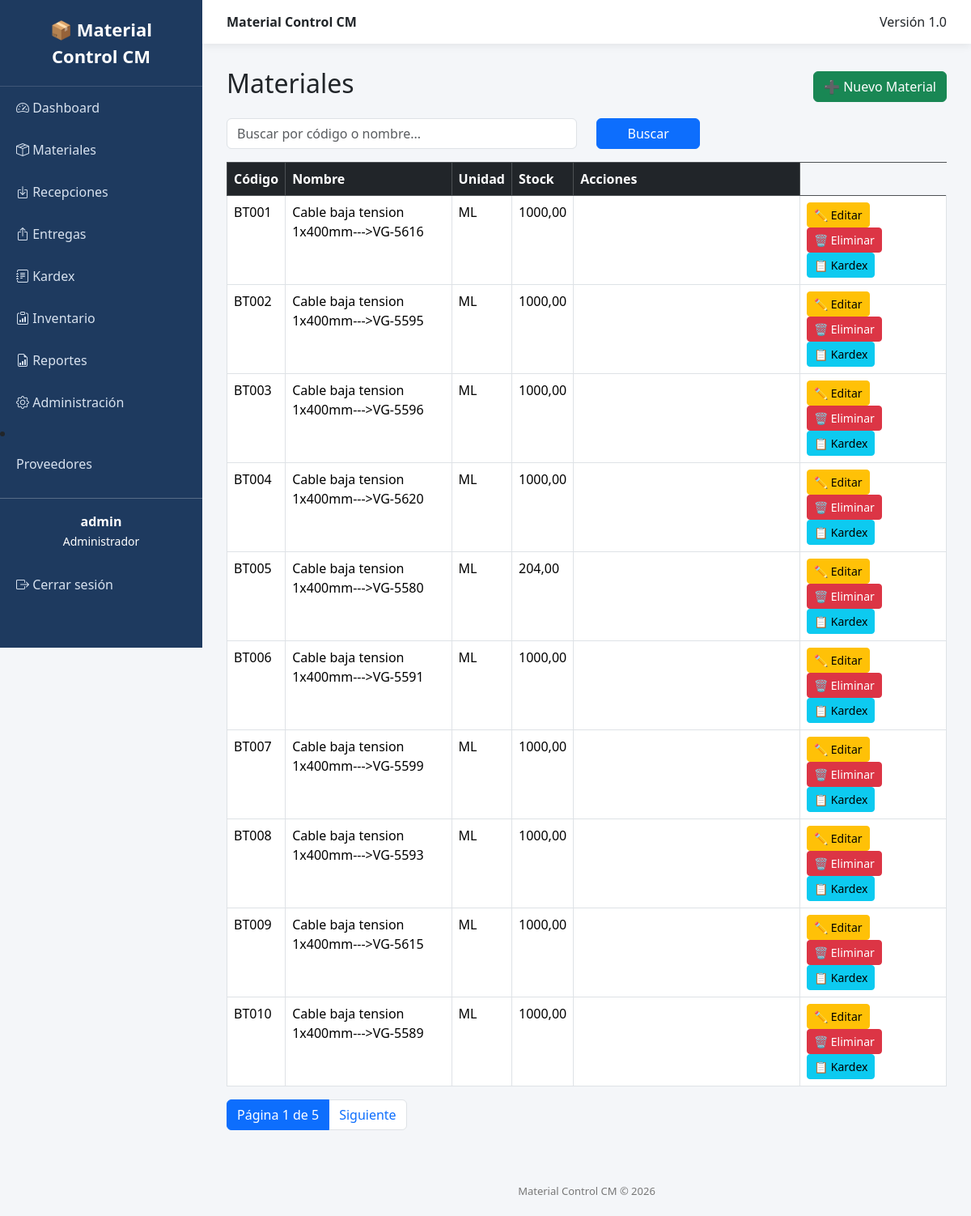
The app's page /materials/ (signed in) with its own data.
### materials/models.py (models this page shows, shortened)
class Material(models.Model):
    codigo = models.CharField(max_length=30, unique=True)
    nombre = models.CharField(max_length=200)
    unidad = models.CharField(max_length=20)
    stock = models.DecimalField(max_digits=12, decimal_places=2, default=0)
    activo = models.BooleanField(default=True)

### materials/views.py (the view)
# urls.py: path("", views.material_list, name="material_list"),
@almacen_required
def material_list(request):
    ...
    buscar = request.GET.get("buscar", "")
    materiales = Material.objects.filter(activo=True)
    if buscar:
        materiales = materiales.filter(
            Q(codigo__icontains=buscar) |
            Q(nombre__icontains=buscar)
        )
    paginator = Paginator(materiales.order_by("codigo"), 10)
    page = request.GET.get("page")
    materiales = paginator.get_page(page)
    return render(
        request,
        "materials/list.html",
        {
            "materiales": materiales,
            "buscar": buscar,
        },
    )

### templates/materials/list.html (shortened to what this page needs)
{% extends "base.html" %}
{% block content %}
<div class="d-flex justify-content-between align-items-center mb-3">
    <h2>Materiales</h2>
    <a href="{% url 'material_create' %}" class="btn btn-success">
        ➕ Nuevo Material
    </a>
</div>
<form method="get" class="row mb-3">
    <div class="col-md-6">
        <input
            type="text"
            class="form-control"
            name="buscar"
            placeholder="Buscar por código o nombre..."
            value="{{ buscar }}"
        >
    </div>
    <div class="col-md-2">
        <button class="btn btn-primary w-100">
            Buscar
        </button>
    </div>
</form>
<table class="table table-bordered table-hover">
    <thead class="table-dark">
        <tr>
            <th>Código</th>
            <th>Nombre</th>
            <th>Unidad</th>
            <th>Stock</th>
            <th width="280">Acciones</th>
        </tr>
    </thead>
    <tbody>
    {% for material in materiales %}
        <tr>
            <td>{{ material.codigo }}</td>
            <td>{{ material.nombre }}</td>
            <td>{{ material.unidad }}</td>
            <td>{{ material.stock }}</td>
            <td>
               <td>
    <a
        href="{% url 'material_update' material.id %}"
        class="btn btn-warning btn-sm">
        ✏️ Editar
    </a>
    <a
        href="{% url 'material_delete' material.id %}"
        class="btn btn-danger btn-sm"
        onclick="return confirm('¿Desea desactivar este material?');">
        🗑️ Eliminar
    </a>
    <a
        href="{% url 'material_kardex' material.id %}"
        class="btn btn-info btn-sm">
        📋 Kardex
    </a>
</td>
            </td>
        </tr>
    {% empty %}
        <tr>
            <td colspan="5" class="text-center">
                No existen materiales registrados.
            </td>
        </tr>
    {% endfor %}
    </tbody>
</table>
<nav>
    <ul class="pagination">
        <li class="page-item active">
            <span class="page-link">
                Página {{ materiales.number }} de {{ materiales.paginator.num_pages }}
            </span>
        </li>
        {% if materiales.has_next %}
        <li class="page-item">
            <a class="page-link"
               href="?page={{ materiales.next_page_number }}&buscar={{ buscar }}">
                Siguiente
            </a>
        </li>
        {% endif %}
    </ul>
</nav>
{% endblock %}

### templates/base.html (shortened to what this page needs)
{% load static %}
<!DOCTYPE html>
<html lang="es">
<head>
    <link href="https://cdn.jsdelivr.net/npm/bootstrap@5.3.7/dist/css/bootstrap.min.css" rel="stylesheet">
    <link rel="stylesheet"
          href="https://cdn.jsdelivr.net/npm/bootstrap-icons@1.11.3/font/bootstrap-icons.min.css">
</head>
<body>
<div class="sidebar">
    <div class="logo">
        📦 Material Control CM
    </div>
    <a href="/">
        <i class="bi bi-speedometer2"></i>
        Dashboard
    </a>
    {% if user.groups.all.0.name == "Administrador" or user.groups.all.0.name == "Almacenista" %}
    <a href="/materials/">
        <i class="bi bi-box-seam"></i>
        Materiales
    </a>
    {% endif %}
    {% if user.groups.all.0.name == "Administrador" or user.groups.all.0.name == "Almacenista" %}
    <a href="/recepciones/">
        <i class="bi bi-box-arrow-in-down"></i>
        Recepciones
    </a>
    {% endif %}
    {% if user.groups.all.0.name == "Administrador" or user.groups.all.0.name == "Almacenista" %}
    <a href="/entregas/">
        <i class="bi bi-box-arrow-up"></i>
        Entregas
    </a>
    {% endif %}
    <a href="{% url 'kardex_list' %}">
        <i class="bi bi-journal-text"></i>
        Kardex
    </a>
    {% if user.groups.all.0.name == "Administrador" or user.groups.all.0.name == "Almacenista" %}
    <a href="{% url 'inventory_list' %}">
        <i class="bi bi-clipboard-data"></i>
        Inventario
    </a>
    {% endif %}
    {% if user.groups.all.0.name == "Administrador" or user.groups.all.0.name == "Gerencia" %}
    <a href="{% url 'report_home' %}">
        <i class="bi bi-file-earmark-bar-graph"></i>
        Reportes
    </a>
    {% endif %}
    {% if user.groups.all.0.name == "Administrador" %}
    <a href="/admin/">
        <i class="bi bi-gear"></i>
        Administración
    </a>
    {% endif %}
    <li class="nav-item">
    <a class="nav-link" href="{% url 'supplier_list' %}">
        Proveedores
    </a>
</li>
    <hr class="text-white">
    <div class="text-center text-white mb-3">
        <strong>{{ user.username }}</strong><br>
        <small>{{ user.groups.all.0.name }}</small>
    </div>
    <form method="post" action="{% url 'logout' %}" style="margin:0;">
        <button type="submit" class="logout-btn">
            <i class="bi bi-box-arrow-right"></i>
            Cerrar sesión
        </button>
    </form>
</div>
<div class="content">
    <div class="topbar d-flex justify-content-between">
        <div>
            <strong>Material Control CM</strong>
        </div>
        <div>
            Versión 1.0
        </div>
    </div>
    <div class="page">
        {% block content %}
        {% endblock %}
    </div>
    <footer>
        Material Control CM © 2026
    </footer>
</div>
</body>
</html>

### templates/base.html (style rules this page uses)
body { overflow-x:hidden; background:#f4f6f9; }
.sidebar { width:250px; min-height:100vh; background:#1e3a5f; position:fixed; left:0; top:0; }
.sidebar .logo { padding:20px; color:white; font-size:22px; font-weight:bold; text-align:center; border-bottom:1px solid rgba(255,255,255,.15); }
.sidebar a { color:#d8e2ef; text-decoration:none; display:block; padding:14px 20px; transition:.2s; }
.logout-btn { width:100%; border:none; background:none; color:#d8e2ef; text-align:left; padding:14px 20px; cursor:pointer; transition:.2s; }
.content { margin-left:250px; min-height:100vh; }
.topbar { background:white; padding:15px 30px; box-shadow:0 2px 10px rgba(0,0,0,.08); }
.page { padding:30px; }
footer { color:#777; text-align:center; padding:20px; font-size:13px; }

### records on screen
Material: codigo "BT001", nombre "Cable baja tension 1x400mm--->VG-5616", unidad "ML", stock "1000,00"
Material: codigo "BT002", nombre "Cable baja tension 1x400mm--->VG-5595", unidad "ML", stock "1000,00"
Material: codigo "BT003", nombre "Cable baja tension 1x400mm--->VG-5596", unidad "ML", stock "1000,00"
Material: codigo "BT004", nombre "Cable baja tension 1x400mm--->VG-5620", unidad "ML", stock "1000,00"
Material: codigo "BT005", nombre "Cable baja tension 1x400mm--->VG-5580", unidad "ML", stock "204,00"
Material: codigo "BT006", nombre "Cable baja tension 1x400mm--->VG-5591", unidad "ML", stock "1000,00"
Material: codigo "BT007", nombre "Cable baja tension 1x400mm--->VG-5599", unidad "ML", stock "1000,00"
Material: codigo "BT008", nombre "Cable baja tension 1x400mm--->VG-5593", unidad "ML", stock "1000,00"
Material: codigo "BT009", nombre "Cable baja tension 1x400mm--->VG-5615", unidad "ML", stock "1000,00"
Material: codigo "BT010", nombre "Cable baja tension 1x400mm--->VG-5589", unidad "ML", stock "1000,00"

### other values on screen
{{ user.username }} "admin"
{{ user.groups.all.0.name }} "Administrador"
{{ materiales.number }} "1"
{{ materiales.paginator.num_pages }} "5"
